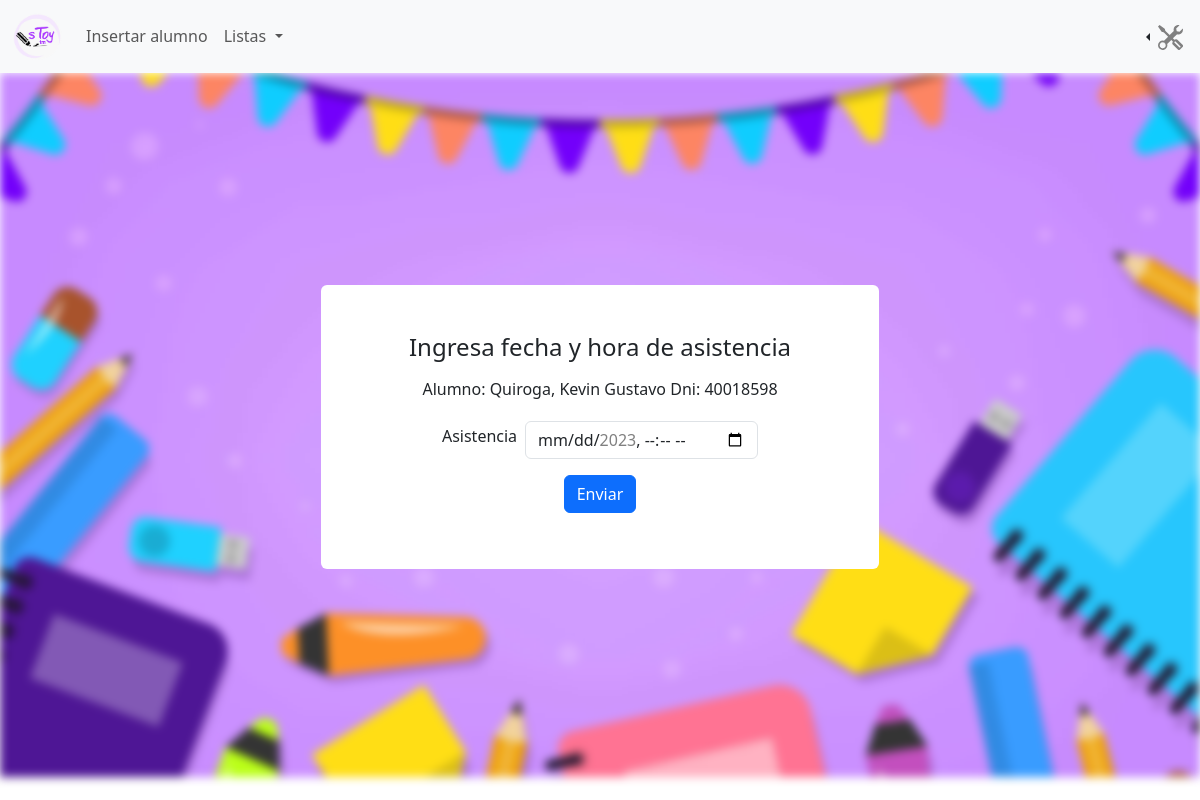
Screenshot of /Asistencia/agregarAsistencia.php?dni=40018598 with the database file from the repository.
### tables this page shows
CREATE TABLE IF NOT EXISTS `alumno` (
  `dni` bigint NOT NULL,
  `nombre` varchar(20) DEFAULT NULL,
  `apellido` varchar(20) DEFAULT NULL,
  `fecha_nac` date DEFAULT NULL,
  PRIMARY KEY (`dni`) USING BTREE
);

### Clases/AlumnoClass.php (called while the page is built, shortened)
<?php
class Alumno
{
    public static function obtenerAlumno($dni)
    {
        $consulta = ("SELECT * FROM alumno WHERE dni = '$dni'");
        return $consulta;
    }
}

### BD/BdClass.php (called while the page is built, shortened)
<?php
class Conexion {
    private $host = "localhost";
    private $usuario = "root";
    private $contrasena = "";
    private $nombreBD = "bdStoy";
    private $conexion;
    public function __construct() {
        $this->conexion = new mysqli($this->host, $this->usuario, $this->contrasena, $this->nombreBD);
    }
    public function ejecutaConsulta($consulta){
        return $this->conexion->query($consulta);
    }
}
?>

### Asistencia/agregarAsistencia.php (the view, shortened to what this page needs)
<?php
include("../BD/BdClass.php");
include("../Clases/AlumnoClass.php");
$conexion = new Conexion();
$conexion->conectar();
$fecha = Date('Y-m-d');
$año = Date('Y');
isset($_GET['dni']) ? $dni = $_GET['dni'] : $dni = null;
$consulta = Alumno::obtenerAlumno($dni);
$alumno = $conexion->ejecutaConsulta($consulta)->fetch_object();
?>
<!DOCTYPE html>
<html lang="en">
<head>
    <link rel="stylesheet" href="../Estilos/css/style.css">
    <link rel="stylesheet" href="../Estilos/css/bootstrap.min.css">
    <link rel="stylesheet" href="../Estilos/css/sweetalert2.min.css">
</head>
<body>
    <?php include("../PHP/navbar.php") ?>
    <div class="container-fondo d-flex justify-content-center align-items-center" style="height: 88vh">
        <div class="container d-flex justify-content-center text-center align-items-center" style="height: 70vh">
            <div class="container-form rounded w-50 mt-1 px-4 py-5 mb-100" style="background-color: white">
                <form action="#" method="POST" class="d-flex flex-column align-items-center w-100">
                    <h4 class="mb-3 h-auto">Ingresa fecha y hora de asistencia</h4>
                    <p>Alumno: <?php echo "$alumno->apellido, $alumno->nombre Dni: $alumno->dni"; ?></p>
                    <div class="mb-3 d-flex align-items-center">
                        <label for="asistencia" class="form-label me-2 mt-1">Asistencia</label>
                        <input class="form-control mt-1" type="datetime-local" name="asistencia" id="asistencia" max="<?php echo "$fecha" . "T" . "00:00" ?>" min="<?php echo "$año" . "-01-01" . "T" . "00:00" ?>">
                    </div>
                    <button class="btn btn-primary align-self-center mb-2" type="submit">Enviar</button>
                </form>
            </div>
        </div>
    </div>
</body>
</html>

### Estilos/css/style.css (style rules this page uses)
.container-fondo::before { content: ""; background-image: url(/Multimedia/fondo-escuela-violeta.jpg); background-size: cover; background-repeat: repeat; position: absolute; top: 0; left: 0; width: 100%; height: 100%; filter: blur(5px); -webkit-filter: blur(5px); z-index: -1; }
.container-fondo { position: relative; }
.container-fondo { height: 100vh; display: flex; flex-direction: column; align-items: center; justify-content: center; }

### rows the page displays
alumno: apellido "Quiroga", nombre "Kevin Gustavo", dni "40018598"
